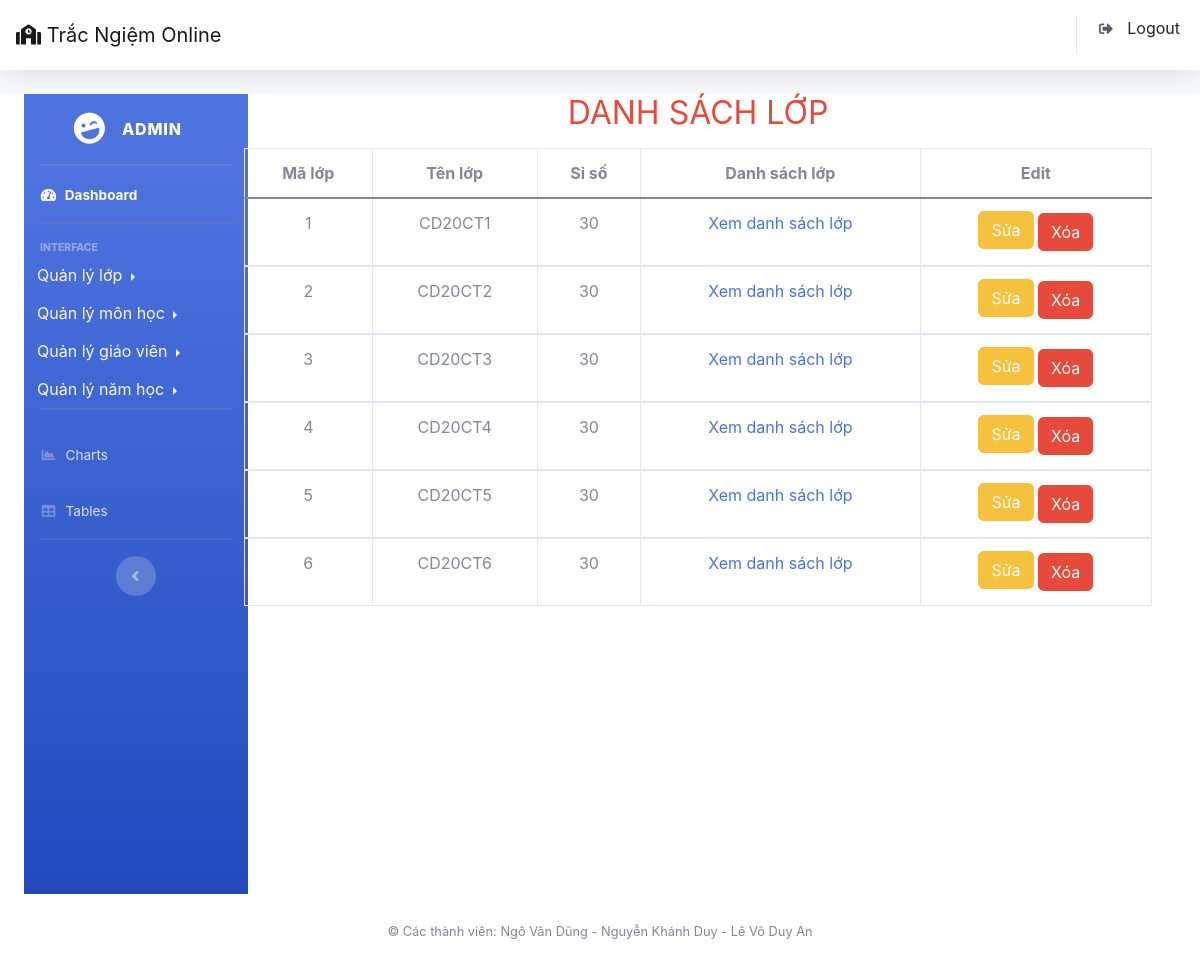
/Admin/index.php?action=lop&act=lop (signed in), run on the app's committed database.
### tables this page shows
CREATE TABLE `lop` (
  `maLop` int(11) NOT NULL,
  `tenLop` varchar(12) NOT NULL,
  `siso` int(11) NOT NULL
);

### Admin/Model/connect.php (called while the page is built, shortened)
<?php
  class connect{
      var $db=null;
      public function __construct()
      {
        $dsn='mysql:host=localhost;dbname=tracnghiembeta';
        $user='root';
        $pass='root';
        $this->db=new PDO($dsn,$user,$pass,array(PDO::MYSQL_ATTR_INIT_COMMAND=>"SET NAMES utf8"));
      }
      public function getList($select)
      {
        $result=$this->db->query($select);
        return $result;
      }
  }
?>

### Admin/Model/quanlylop.php (called while the page is built, shortened)
<?php
     class lop{
          public function xemLop()
          {
            $select="select * from lop";
            $db = new connect();
            $result = $db->getList($select);
            return $result;
          }
     }
?>

### Admin/View/lop.php (the view, shortened to what this page needs)
<div class="col-lg-2">
    <?php
        include "View/sidebar.php";
    ?>
</div>
<div class="col-lg-10">
    <section>
        <div class="container-fluid">
            <h2 class="text-center text-danger mb-md-3">DANH SÁCH LỚP</h2>
            <table class=" table table-bordered table-hover text-center">
                <thead>
                    <tr>
                        <th scope="col">Mã lớp</th>
                        <th scope="col">Tên lớp</th>
                        <th scope="col">Sỉ số</th>
                        <th scope="col">Danh sách lớp</th>
                        <th scope="col">Edit</th>
                    </tr>
                </thead>
                <?php
                    $db = new lop();
                    $result=$db->xemLop();
                    while($set = $result->fetch()):
                ?>
                <tbody>
                    <tr>
                        <td> <?php echo $set['maLop'] ?></td>
                        <td>  <?php echo $set['tenLop'] ?></td>
                        <td>  <?php echo $set['siso'] ?></td>
                        <td> <a class="text-decoration-none" href="index.php?action=sinhvien&act=sinhvien&maLop=<?php echo $set['maLop'] ?>&tenLop=<?php echo $set['tenLop'] ?>">Xem danh sách lớp</a></td>
                        <td class="text-center">
                            <a href="index.php?action=lop&act=update&maLop=<?php echo $set['maLop'];  ?>" class="btn btn-warning mb-md-1">Sửa</a>
                            <a href="index.php?action=lop&act=delete_lop&maLop=<?php echo $set['maLop']?>"
                            onclick="return confirm('Bấm vào nút OK để tiếp tục');" class="btn btn-danger">Xóa</a>
                        </td>
                    </tr>
                    <?php
                    endwhile;
                    ?>
                </tbody>
            </table>
        </div>
    </section>
</div>

### data on the page
lop: maLop "1", tenLop "CD20CT1", siso "30"
lop: maLop "2", tenLop "CD20CT2", siso "30"
lop: maLop "3", tenLop "CD20CT3", siso "30"
lop: maLop "4", tenLop "CD20CT4", siso "30"
lop: maLop "5", tenLop "CD20CT5", siso "30"
lop: maLop "6", tenLop "CD20CT6", siso "30"

### other printed values
$_SESSION['admin'] "ADMIN"
